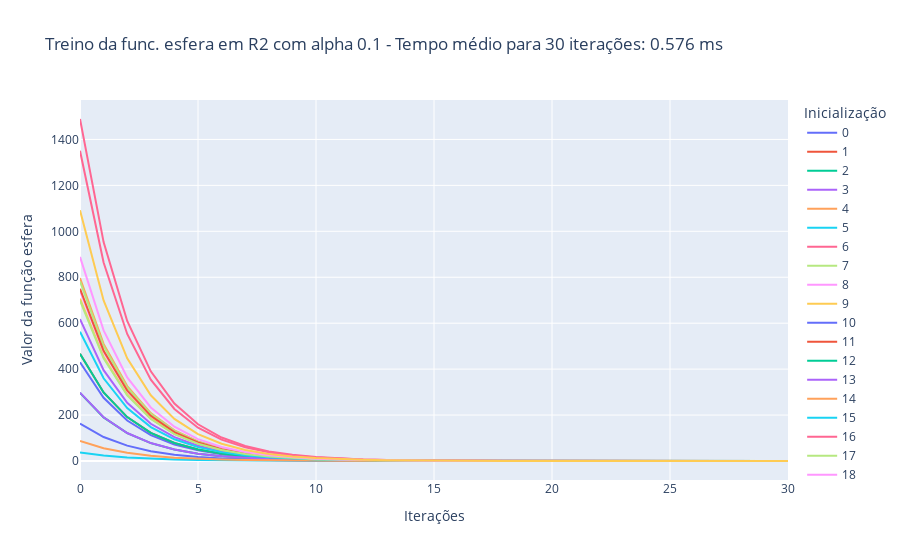

Notebook source saved alongside this figure:
### Markdown cell above
Caso 1.1: $\alpha$ = 0.1, treinamento por 30 iterações

### Code cell
treina_gradiente(1e-1, 2, 'esfera', 30)

### Figure 1 — Plotly figure (JSON) as saved in the notebook; plotly's stock layout.template omitted (floating-point values rounded to 4 significant figures)
{"data": [{"hovertemplate": "variable=0<br>index=%{x}<br>value=%{y}<extra></extra>", "legendgroup": "0", "line": {"color": "#636efa", "dash": "solid"}, "marker": {"symbol": "circle"}, "mode": "lines", "name": "0", "orientation": "v", "showlegend": true, "type": "scatter", "x": [0, 1, 2, 3, 4, 5, 6, 7, 8, 9, 10, 11, 12, 13, 14, 15, 16, 17, 18, 19, 20, 21, 22, 23, 24, 25, 26, 27, 28, 29, 30], "xaxis": "x", "y": [430.0, 275.2, 176.1, 112.7, 72.15, 46.18, 29.55, 18.91, 12.1, 7.747, 4.958, 3.173, 2.031, 1.3, 0.8318, 0.5324, 0.3407, 0.2181, 0.1396, 0.08932, 0.05716, 0.03658, 0.02341, 0.01498, 0.00959, 0.006138, 0.003928, 0.002514, 0.001609, 0.00103, 0.000659], "yaxis": "y"}, {"hovertemplate": "variable=1<br>index=%{x}<br>value=%{y}<extra></extra>", "legendgroup": "1", "line": {"color": "#EF553B", "dash": "solid"}, "marker": {"symbol": "circle"}, "mode": "lines", "name": "1", "orientation": "v", "showlegend": true, "type": "scatter", "x": [0, 1, 2, 3, 4, 5, 6, 7, 8, 9, 10, 11, 12, 13, 14, 15, 16, 17, 18, 19, 20, 21, 22, 23, 24, 25, 26, 27, 28, 29, 30], "xaxis": "x", "y": [466.7, 298.7, 191.2, 122.3, 78.3, 50.11, 32.07, 20.53, 13.14, 8.407, 5.381, 3.444, 2.204, 1.41, 0.9027, 0.5777, 0.3697, 0.2366, 0.1514, 0.09693, 0.06203, 0.0397, 0.02541, 0.01626, 0.01041, 0.006661, 0.004263, 0.002728, 0.001746, 0.001117, 0.0007152], "yaxis": "y"}, {"hovertemplate": "variable=2<br>index=%{x}<br>value=%{y}<extra></extra>", "legendgroup": "2", "line": {"color": "#00cc96", "dash": "solid"}, "marker": {"symbol": "circle"}, "mode": "lines", "name": "2", "orientation": "v", "showlegend": true, "type": "scatter", "x": [0, 1, 2, 3, 4, 5, 6, 7, 8, 9, 10, 11, 12, 13, 14, 15, 16, 17, 18, 19, 20, 21, 22, 23, 24, 25, 26, 27, 28, 29, 30], "xaxis": "x", "y": [466.6, 298.6, 191.1, 122.3, 78.29, 50.1, 32.07, 20.52, 13.13, 8.406, 5.38, 3.443, 2.204, 1.41, 0.9026, 0.5777, 0.3697, 0.2366, 0.1514, 0.09692, 0.06203, 0.0397, 0.02541, 0.01626, 0.01041, 0.00666, 0.004262, 0.002728, 0.001746, 0.001117, 0.0007151], "yaxis": "y"}, {"hovertemplate": "variable=3<br>index=%{x}<br>value=%{y}<extra></extra>", "legendgroup": "3", "line": {"color": "#ab63fa", "dash": "solid"}, "marker": {"symbol": "circle"}, "mode": "lines", "name": "3", "orientation": "v", "showlegend": true, "type": "scatter", "x": [0, 1, 2, 3, 4, 5, 6, 7, 8, 9, 10, 11, 12, 13, 14, 15, 16, 17, 18, 19, 20, 21, 22, 23, 24, 25, 26, 27, 28, 29, 30], "xaxis": "x", "y": [617.9, 395.5, 253.1, 162.0, 103.7, 66.35, 42.46, 27.18, 17.39, 11.13, 7.124, 4.56, 2.918, 1.868, 1.195, 0.765, 0.4896, 0.3133, 0.2005, 0.1283, 0.08214, 0.05257, 0.03364, 0.02153, 0.01378, 0.00882, 0.005644, 0.003612, 0.002312, 0.00148, 0.000947], "yaxis": "y"}, {"hovertemplate": "variable=4<br>index=%{x}<br>value=%{y}<extra></extra>", "legendgroup": "4", "line": {"color": "#FFA15A", "dash": "solid"}, "marker": {"symbol": "circle"}, "mode": "lines", "name": "4", "orientation": "v", "showlegend": true, "type": "scatter", "x": [0, 1, 2, 3, 4, 5, 6, 7, 8, 9, 10, 11, 12, 13, 14, 15, 16, 17, 18, 19, 20, 21, 22, 23, 24, 25, 26, 27, 28, 29, 30], "xaxis": "x", "y": [796.6, 509.8, 326.3, 208.8, 133.6, 85.53, 54.74, 35.03, 22.42, 14.35, 9.184, 5.878, 3.762, 2.408, 1.541, 0.9861, 0.6311, 0.4039, 0.2585, 0.1654, 0.1059, 0.06777, 0.04337, 0.02776, 0.01776, 0.01137, 0.007276, 0.004657, 0.00298, 0.001907, 0.001221], "yaxis": "y"}, {"hovertemplate": "variable=5<br>index=%{x}<br>value=%{y}<extra></extra>", "legendgroup": "5", "line": {"color": "#19d3f3", "dash": "solid"}, "marker": {"symbol": "circle"}, "mode": "lines", "name": "5", "orientation": "v", "showlegend": true, "type": "scatter", "x": [0, 1, 2, 3, 4, 5, 6, 7, 8, 9, 10, 11, 12, 13, 14, 15, 16, 17, 18, 19, 20, 21, 22, 23, 24, 25, 26, 27, 28, 29, 30], "xaxis": "x", "y": [36.69, 23.48, 15.03, 9.618, 6.155, 3.939, 2.521, 1.614, 1.033, 0.6609, 0.423, 0.2707, 0.1733, 0.1109, 0.07097, 0.04542, 0.02907, 0.0186, 0.01191, 0.00762, 0.004877, 0.003121, 0.001998, 0.001278, 0.0008182, 0.0005236, 0.0003351, 0.0002145, 0.0001373, 8.785e-05, 5.623e-05], "yaxis": "y"}, {"hovertemplate": "variable=6<br>index=%{x}<br>value=%{y}<extra></extra>", "legendgroup": "6", "line": {"color": "#FF6692", "dash": "solid"}, "marker": {"symbol": "circle"}, "mode": "lines", "name": "6", "orientation": "v", "showlegend": true, "type": "scatter", "x": [0, 1, 2, 3, 4, 5, 6, 7, 8, 9, 10, 11, 12, 13, 14, 15, 16, 17, 18, 19, 20, 21, 22, 23, 24, 25, 26, 27, 28, 29, 30], "xaxis": "x", "y": [1351.0, 864.3, 553.2, 354.0, 226.6, 145.0, 92.81, 59.4, 38.01, 24.33, 15.57, 9.965, 6.378, 4.082, 2.612, 1.672, 1.07, 0.6848, 0.4383, 0.2805, 0.1795, 0.1149, 0.07353, 0.04706, 0.03012, 0.01928, 0.01234, 0.007895, 0.005053, 0.003234, 0.00207], "yaxis": "y"}, {"hovertemplate": "variable=7<br>index=%{x}<br>value=%{y}<extra></extra>", "legendgroup": "7", "line": {"color": "#B6E880", "dash": "solid"}, "marker": {"symbol": "circle"}, "mode": "lines", "name": "7", "orientation": "v", "showlegend": true, "type": "scatter", "x": [0, 1, 2, 3, 4, 5, 6, 7, 8, 9, 10, 11, 12, 13, 14, 15, 16, 17, 18, 19, 20, 21, 22, 23, 24, 25, 26, 27, 28, 29, 30], "xaxis": "x", "y": [781.9, 500.4, 320.3, 205.0, 131.2, 83.95, 53.73, 34.39, 22.01, 14.09, 9.014, 5.769, 3.692, 2.363, 1.512, 0.9679, 0.6195, 0.3965, 0.2537, 0.1624, 0.1039, 0.06651, 0.04257, 0.02724, 0.01744, 0.01116, 0.007142, 0.004571, 0.002925, 0.001872, 0.001198], "yaxis": "y"}, {"hovertemplate": "variable=8<br>index=%{x}<br>value=%{y}<extra></extra>", "legendgroup": "8", "line": {"color": "#FF97FF", "dash": "solid"}, "marker": {"symbol": "circle"}, "mode": "lines", "name": "8", "orientation": "v", "showlegend": true, "type": "scatter", "x": [0, 1, 2, 3, 4, 5, 6, 7, 8, 9, 10, 11, 12, 13, 14, 15, 16, 17, 18, 19, 20, 21, 22, 23, 24, 25, 26, 27, 28, 29, 30], "xaxis": "x", "y": [741.5, 474.5, 303.7, 194.4, 124.4, 79.61, 50.95, 32.61, 20.87, 13.36, 8.548, 5.471, 3.501, 2.241, 1.434, 0.9179, 0.5874, 0.376, 0.2406, 0.154, 0.09856, 0.06308, 0.04037, 0.02584, 0.01653, 0.01058, 0.006773, 0.004335, 0.002774, 0.001775, 0.001136], "yaxis": "y"}, {"hovertemplate": "variable=9<br>index=%{x}<br>value=%{y}<extra></extra>", "legendgroup": "9", "line": {"color": "#FECB52", "dash": "solid"}, "marker": {"symbol": "circle"}, "mode": "lines", "name": "9", "orientation": "v", "showlegend": true, "type": "scatter", "x": [0, 1, 2, 3, 4, 5, 6, 7, 8, 9, 10, 11, 12, 13, 14, 15, 16, 17, 18, 19, 20, 21, 22, 23, 24, 25, 26, 27, 28, 29, 30], "xaxis": "x", "y": [706.6, 452.2, 289.4, 185.2, 118.5, 75.87, 48.56, 31.08, 19.89, 12.73, 8.147, 5.214, 3.337, 2.136, 1.367, 0.8747, 0.5598, 0.3583, 0.2293, 0.1468, 0.09392, 0.06011, 0.03847, 0.02462, 0.01576, 0.01008, 0.006454, 0.004131, 0.002644, 0.001692, 0.001083], "yaxis": "y"}, {"hovertemplate": "variable=10<br>index=%{x}<br>value=%{y}<extra></extra>", "legendgroup": "10", "line": {"color": "#636efa", "dash": "solid"}, "marker": {"symbol": "circle"}, "mode": "lines", "name": "10", "orientation": "v", "showlegend": true, "type": "scatter", "x": [0, 1, 2, 3, 4, 5, 6, 7, 8, 9, 10, 11, 12, 13, 14, 15, 16, 17, 18, 19, 20, 21, 22, 23, 24, 25, 26, 27, 28, 29, 30], "xaxis": "x", "y": [163.2, 104.4, 66.83, 42.77, 27.37, 17.52, 11.21, 7.175, 4.592, 2.939, 1.881, 1.204, 0.7705, 0.4931, 0.3156, 0.202, 0.1293, 0.08273, 0.05295, 0.03389, 0.02169, 0.01388, 0.008883, 0.005685, 0.003638, 0.002329, 0.00149, 0.0009538, 0.0006104, 0.0003907, 0.00025], "yaxis": "y"}, {"hovertemplate": "variable=11<br>index=%{x}<br>value=%{y}<extra></extra>", "legendgroup": "11", "line": {"color": "#EF553B", "dash": "solid"}, "marker": {"symbol": "circle"}, "mode": "lines", "name": "11", "orientation": "v", "showlegend": true, "type": "scatter", "x": [0, 1, 2, 3, 4, 5, 6, 7, 8, 9, 10, 11, 12, 13, 14, 15, 16, 17, 18, 19, 20, 21, 22, 23, 24, 25, 26, 27, 28, 29, 30], "xaxis": "x", "y": [749.9, 479.9, 307.1, 196.6, 125.8, 80.52, 51.53, 32.98, 21.11, 13.51, 8.645, 5.533, 3.541, 2.266, 1.45, 0.9283, 0.5941, 0.3802, 0.2433, 0.1557, 0.09967, 0.06379, 0.04083, 0.02613, 0.01672, 0.0107, 0.00685, 0.004384, 0.002806, 0.001796, 0.001149], "yaxis": "y"}, {"hovertemplate": "variable=12<br>index=%{x}<br>value=%{y}<extra></extra>", "legendgroup": "12", "line": {"color": "#00cc96", "dash": "solid"}, "marker": {"symbol": "circle"}, "mode": "lines", "name": "12", "orientation": "v", "showlegend": true, "type": "scatter", "x": [0, 1, 2, 3, 4, 5, 6, 7, 8, 9, 10, 11, 12, 13, 14, 15, 16, 17, 18, 19, 20, 21, 22, 23, 24, 25, 26, 27, 28, 29, 30], "xaxis": "x", "y": [296.7, 189.9, 121.5, 77.79, 49.78, 31.86, 20.39, 13.05, 8.352, 5.345, 3.421, 2.189, 1.401, 0.8968, 0.574, 0.3673, 0.2351, 0.1505, 0.09629, 0.06163, 0.03944, 0.02524, 0.01616, 0.01034, 0.006617, 0.004235, 0.00271, 0.001735, 0.00111, 0.0007105, 0.0004547], "yaxis": "y"}, {"hovertemplate": "variable=13<br>index=%{x}<br>value=%{y}<extra></extra>", "legendgroup": "13", "line": {"color": "#ab63fa", "dash": "solid"}, "marker": {"symbol": "circle"}, "mode": "lines", "name": "13", "orientation": "v", "showlegend": true, "type": "scatter", "x": [0, 1, 2, 3, 4, 5, 6, 7, 8, 9, 10, 11, 12, 13, 14, 15, 16, 17, 18, 19, 20, 21, 22, 23, 24, 25, 26, 27, 28, 29, 30], "xaxis": "x", "y": [297.7, 190.5, 121.9, 78.03, 49.94, 31.96, 20.45, 13.09, 8.378, 5.362, 3.432, 2.196, 1.406, 0.8996, 0.5758, 0.3685, 0.2358, 0.1509, 0.09659, 0.06182, 0.03957, 0.02532, 0.01621, 0.01037, 0.006638, 0.004248, 0.002719, 0.00174, 0.001114, 0.0007127, 0.0004562], "yaxis": "y"}, {"hovertemplate": "variable=14<br>index=%{x}<br>value=%{y}<extra></extra>", "legendgroup": "14", "line": {"color": "#FFA15A", "dash": "solid"}, "marker": {"symbol": "circle"}, "mode": "lines", "name": "14", "orientation": "v", "showlegend": true, "type": "scatter", "x": [0, 1, 2, 3, 4, 5, 6, 7, 8, 9, 10, 11, 12, 13, 14, 15, 16, 17, 18, 19, 20, 21, 22, 23, 24, 25, 26, 27, 28, 29, 30], "xaxis": "x", "y": [87.18, 55.8, 35.71, 22.85, 14.63, 9.361, 5.991, 3.834, 2.454, 1.571, 1.005, 0.6433, 0.4117, 0.2635, 0.1686, 0.1079, 0.06907, 0.04421, 0.02829, 0.01811, 0.01159, 0.007417, 0.004747, 0.003038, 0.001944, 0.001244, 0.0007964, 0.0005097, 0.0003262, 0.0002088, 0.0001336], "yaxis": "y"}, {"hovertemplate": "variable=15<br>index=%{x}<br>value=%{y}<extra></extra>", "legendgroup": "15", "line": {"color": "#19d3f3", "dash": "solid"}, "marker": {"symbol": "circle"}, "mode": "lines", "name": "15", "orientation": "v", "showlegend": true, "type": "scatter", "x": [0, 1, 2, 3, 4, 5, 6, 7, 8, 9, 10, 11, 12, 13, 14, 15, 16, 17, 18, 19, 20, 21, 22, 23, 24, 25, 26, 27, 28, 29, 30], "xaxis": "x", "y": [562.7, 360.1, 230.5, 147.5, 94.41, 60.42, 38.67, 24.75, 15.84, 10.14, 6.488, 4.152, 2.657, 1.701, 1.088, 0.6966, 0.4458, 0.2853, 0.1826, 0.1169, 0.0748, 0.04787, 0.03064, 0.01961, 0.01255, 0.008031, 0.00514, 0.00329, 0.002105, 0.001347, 0.0008624], "yaxis": "y"}, {"hovertemplate": "variable=16<br>index=%{x}<br>value=%{y}<extra></extra>", "legendgroup": "16", "line": {"color": "#FF6692", "dash": "solid"}, "marker": {"symbol": "circle"}, "mode": "lines", "name": "16", "orientation": "v", "showlegend": true, "type": "scatter", "x": [0, 1, 2, 3, 4, 5, 6, 7, 8, 9, 10, 11, 12, 13, 14, 15, 16, 17, 18, 19, 20, 21, 22, 23, 24, 25, 26, 27, 28, 29, 30], "xaxis": "x", "y": [1489.0, 952.9, 609.9, 390.3, 249.8, 159.9, 102.3, 65.49, 41.91, 26.82, 17.17, 10.99, 7.031, 4.5, 2.88, 1.843, 1.18, 0.755, 0.4832, 0.3092, 0.1979, 0.1267, 0.08107, 0.05188, 0.03321, 0.02125, 0.0136, 0.008705, 0.005571, 0.003565, 0.002282], "yaxis": "y"}, {"hovertemplate": "variable=17<br>index=%{x}<br>value=%{y}<extra></extra>", "legendgroup": "17", "line": {"color": "#B6E880", "dash": "solid"}, "marker": {"symbol": "circle"}, "mode": "lines", "name": "17", "orientation": "v", "showlegend": true, "type": "scatter", "x": [0, 1, 2, 3, 4, 5, 6, 7, 8, 9, 10, 11, 12, 13, 14, 15, 16, 17, 18, 19, 20, 21, 22, 23, 24, 25, 26, 27, 28, 29, 30], "xaxis": "x", "y": [698.0, 446.7, 285.9, 183.0, 117.1, 74.94, 47.96, 30.7, 19.65, 12.57, 8.047, 5.15, 3.296, 2.109, 1.35, 0.864, 0.553, 0.3539, 0.2265, 0.145, 0.09278, 0.05938, 0.038, 0.02432, 0.01557, 0.009962, 0.006376, 0.00408, 0.002611, 0.001671, 0.00107], "yaxis": "y"}, {"hovertemplate": "variable=18<br>index=%{x}<br>value=%{y}<extra></extra>", "legendgroup": "18", "line": {"color": "#FF97FF", "dash": "solid"}, "marker": {"symbol": "circle"}, "mode": "lines", "name": "18", "orientation": "v", "showlegend": true, "type": "scatter", "x": [0, 1, 2, 3, 4, 5, 6, 7, 8, 9, 10, 11, 12, 13, 14, 15, 16, 17, 18, 19, 20, 21, 22, 23, 24, 25, 26, 27, 28, 29, 30], "xaxis": "x", "y": [888.7, 568.7, 364.0, 233.0, 149.1, 95.42, 61.07, 39.08, 25.01, 16.01, 10.25, 6.557, 4.197, 2.686, 1.719, 1.1, 0.7041, 0.4506, 0.2884, 0.1846, 0.1181, 0.0756, 0.04838, 0.03096, 0.01982, 0.01268, 0.008117, 0.005195, 0.003325, 0.002128, 0.001362], "yaxis": "y"}, {"hovertemplate": "variable=19<br>index=%{x}<br>value=%{y}<extra></extra>", "legendgroup": "19", "line": {"color": "#FECB52", "dash": "solid"}, "marker": {"symbol": "circle"}, "mode": "lines", "name": "19", "orientation": "v", "showlegend": true, "type": "scatter", "x": [0, 1, 2, 3, 4, 5, 6, 7, 8, 9, 10, 11, 12, 13, 14, 15, 16, 17, 18, 19, 20, 21, 22, 23, 24, 25, 26, 27, 28, 29, 30], "xaxis": "x", "y": [1092.0, 698.9, 447.3, 286.3, 183.2, 117.3, 75.04, 48.03, 30.74, 19.67, 12.59, 8.058, 5.157, 3.3, 2.112, 1.352, 0.8652, 0.5537, 0.3544, 0.2268, 0.1452, 0.0929, 0.05946, 0.03805, 0.02435, 0.01559, 0.009975, 0.006384, 0.004086, 0.002615, 0.001674], "yaxis": "y"}], "layout": {"legend": {"title": {"text": "Inicialização"}, "tracegroupgap": 0}, "title": {"text": "Treino da func. esfera em R2 com alpha 0.1 - Tempo médio para 30 iterações: 0.576 ms"}, "xaxis": {"anchor": "y", "domain": [0, 1], "title": {"text": "Iterações"}}, "yaxis": {"anchor": "x", "domain": [0, 1], "title": {"text": "Valor da função esfera"}}}}
